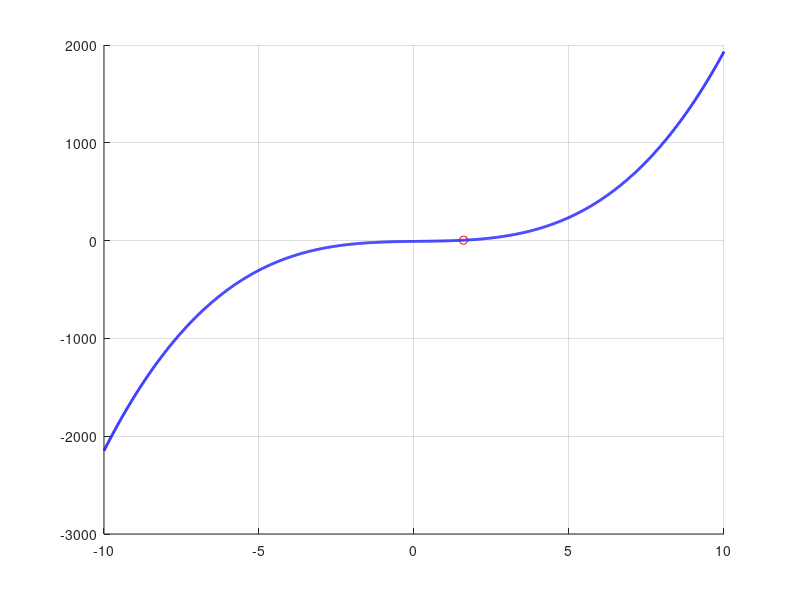

Reproduce this figure in MATLAB.
%% 1D Newton's Method
%--------------------------------------------------------------------------
% newton1d_generic.m
% 
% Josh Kaplan
% jk@ucf.edu
%
% An example of using Newton's Method to solve for a particular value
% of a function, rather than it's root.
%--------------------------------------------------------------------------
close all; clear all; clc;

%% Configuration
% Display plot
display = 1;                      % 1=yes, 0=no          <= EDIT THIS LINE

% Function
f = @(x) 2*x.^3 - x.^2 + 4*x - 8; % Function f(x)        <= EDIT THIS LINE
df = @(x) 6*x^2 -2*x + 4;         % Derivative f'(x)     <= EDIT THIS LINE

% Parameters
Y = 4;                            % The Y value to solve <= EDIT THIS LINE
X = 6;                            % Initial guess        <= EDIT THIS LINE
N = 1000;                         % Maximum iterations   <= EDIT THIS LINE
TOL = 1e-3;                       % Tolerance            <= EDIT THIS LINE

%% Newton's Method
for i = 1:N
    func  = f(X);                       % Function f(x)  
    dfunc = df(X);                      % Derivative f'(x)
    X  = X + Y/dfunc - func/dfunc;      % New guess
    if abs(func) < TOL                     % If our delta is close enough
        break                           % exit the loop
    end
end

% Print results
fprintf('Converged to %6.4f in %d iterations\n', X, i)

%% Plot the results

if display
    % Compute the function
    x = -10:.01:10; 
    y = f(x);

    % Initialize the figure
    figure;
    hold on;
    grid on;
    
    % Plot the function
    plot(x, y, 'b', 'Linewidth', 2);
    
    % Plot the solution
    plot(X, func, 'ro')   
    hold off
end

  



